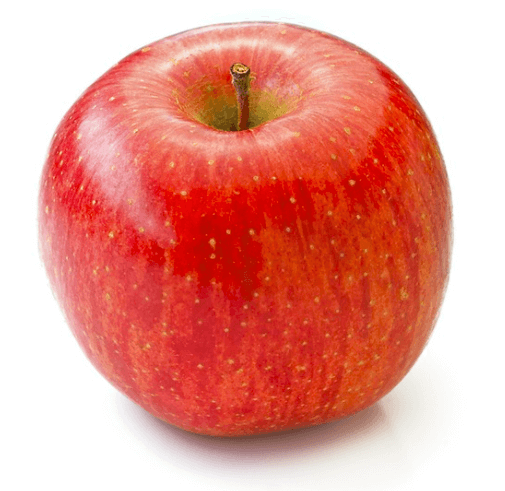
#> input picture 2025/Python/apple.png, 505 x 491 px
$ jupyter execute 20250730_opencv.ipynb
#> lines starting #> are read from the running program, lines starting #| are printed output that depends on the picture; after the words box and inside, x2 and y2 are one past the last pixel; in counts of white or black regions, pixels touching at a corner belong together
[cell 1]
import numpy as np

[cell 2]
arr = np.arange(0,256)
arr.shape

[cell 3]
im = np.array([arr, arr, arr, arr, arr, arr])
im.shape

[cell 4]
import matplotlib.pyplot as plt
plt.imshow(im[::-1], cmap='gray')
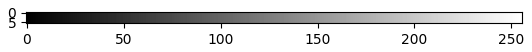
#> figure drawn by matplotlib, 1 panel

[cell 5]
import cv2
img = cv2.imread('apple.png')
#> img is the input picture: shape (491, 505, 3); mean B, G, R 142.7, 153.4, 230.7
cv2.imshow('img' ,img)
cv2.waitKey(0)
cv2.destroyAllWindows()

### 코랩에선 아래의 코드를 사용

[cell 6]
# [13 lines of commented-out code are left out]

[cell 7]
import cv2
img = cv2.imread('apple.png', flags=cv2.IMREAD_GRAYSCALE)
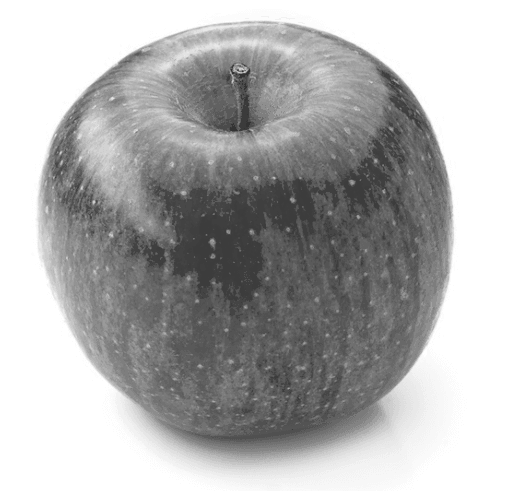
#> img: shape (491, 505); min 51, max 255, mean 175
cv2.imwrite('apple_gray.png', img)
cv2.imshow('img',img)
cv2.waitKey(0)
cv2.destroyAllWindows()

[cell 8]
import cv2
img = cv2.imread('apple.png', flags=cv2.IMREAD_GRAYSCALE)
cv2.imwrite('apple_gray.png', img)
cv2.namedWindow('image')
cv2.imshow('img',img)
cv2.waitKey(0)
cv2.destroyAllWindows()

[cell 9]
img = cv2.imread('beach.jpg')
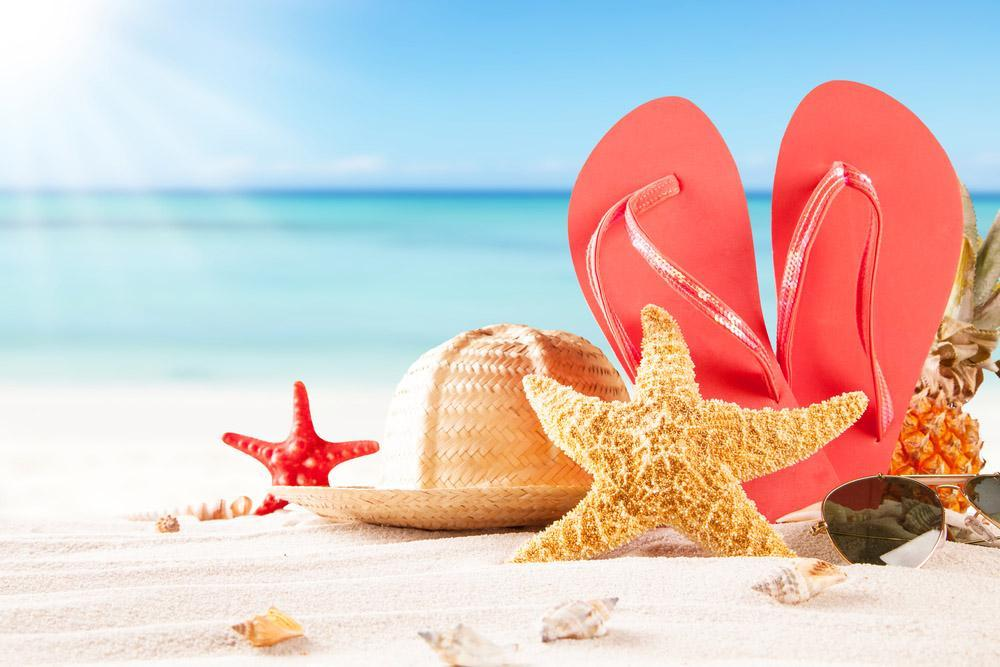
#> input picture 2025/Python/beach.jpg, 1000 x 667 px
#> img is the input picture: shape (667, 1000, 3); mean B, G, R 191.6, 195.9, 213
cv2.imwrite('beach.png', img)
cv2.imwrite('beach.bmp', img)
cv2.imwrite('beach.png', img)
cv2.imwrite('beach2.png', img)
cv2.imwrite('beach.gif', img)
#> Out = True

[cell 10]
import numpy as np

image = np.ones((512,512,3), dtype=np.uint8)
cv2.arrowedLine(image, (100,100), (400,400), (0,0,255), 3, line_type=cv2.LINE_AA, tipLength=0.2)
cv2.arrowedLine(image, (100,400), (400,100), (255,0,0), 3, line_type=cv2.LINE_AA, tipLength=0.1)
cv2.imshow('jinbo bosu arrowed', image)
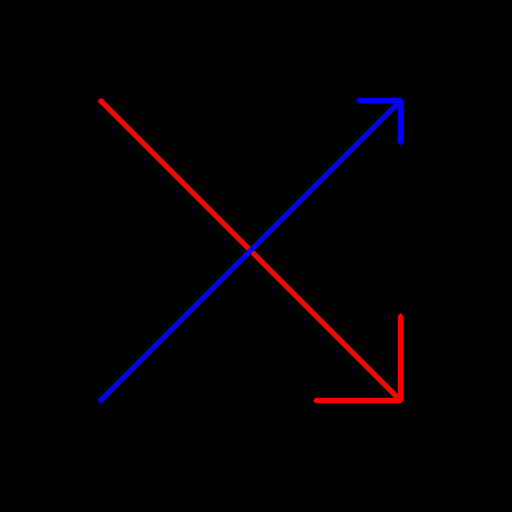
#> window 'jinbo bosu arrowed': shape (512, 512, 3); mean B, G, R 3.5, 1, 4
cv2.waitKey()
cv2.destroyAllWindows()

[cell 11]
image = np.ones((512,512,3), dtype=np.uint8)*255
# 1
cv2.line(image, (10,10), (500,500), (255,0,0), 2)
# 2
cv2.line(image, (100,400), (400,400), (0,255,0), 2)
# 3
cv2.arrowedLine(image, (50,50), (300,50), (0,0,255), 2, line_type=cv2.LINE_AA, tipLength=0.2)
# 4
cv2.arrowedLine(image, (250,100), (250,400), (255,0,255), 2, line_type=cv2.LINE_AA, tipLength=0.1)
# 5
cv2.rectangle(image, (50,50), (300,200), (0,255,0), 2)
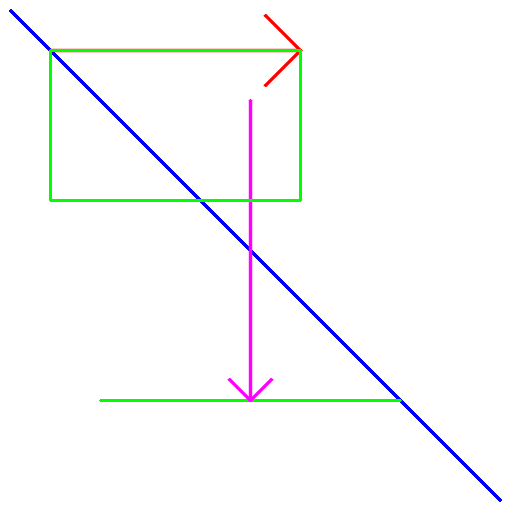
#> image: shape (512, 512, 3); mean of channels 0, 1, 2 251.4, 251.1, 249.5; drawn as B, G, R
# 6
cv2.rectangle(image, (100,300,200,100), (255,0,0), -1)
# 7
cv2.circle(image, (256,256), 100, (255,0,0), -1)
# 8
cv2.circle(image, (400,100), 40, (0,255,255), 5)
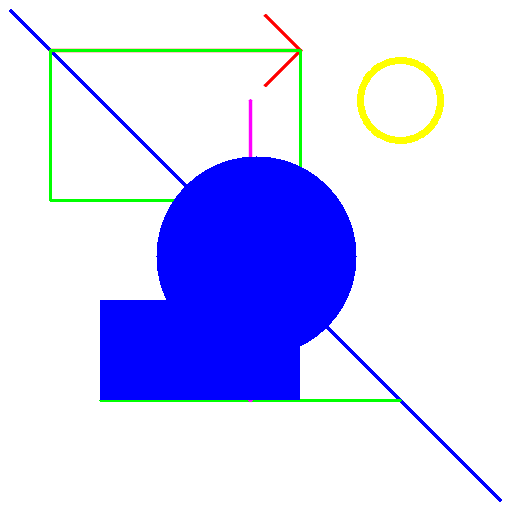
#> image: shape (512, 512, 3); mean of channels 0, 1, 2 250.3, 208.5, 206.6; drawn as B, G, R
cv2.imshow('jinbo arrowed', image)
cv2.waitKey()
cv2.destroyAllWindows()

[cell 12]
image = np.ones((512,512,3), dtype=np.uint8)
cv2.rectangle(image, (50,50), (250,250), (255,255,255), 2)
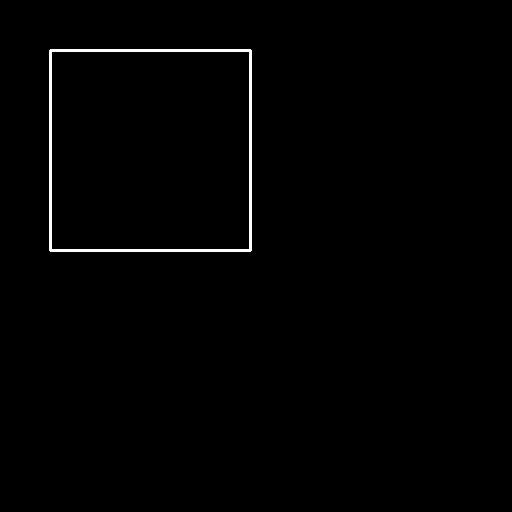
#> image: shape (512, 512, 3); values 1 (black) and 255 (white), 0.91% white; 1 white region, box (x1, y1, x2, y2) and area: (49, 49, 252, 252) 2396
cv2.rectangle(image, (300,300,50,100), (255,255,255), 2)
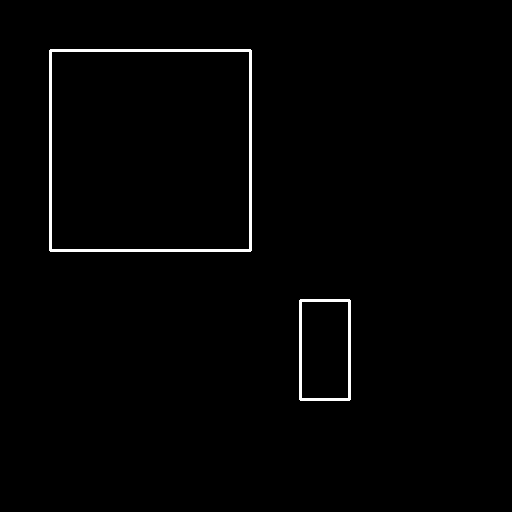
#> image: shape (512, 512, 3); values 1 (black) and 255 (white), 1.3% white; 2 white regions, box (x1, y1, x2, y2) and area: (49, 49, 252, 252) 2396, (299, 299, 351, 401) 884
cv2.imshow('jinbo rectangle', image)
cv2.waitKey()
cv2.destroyAllWindows()
